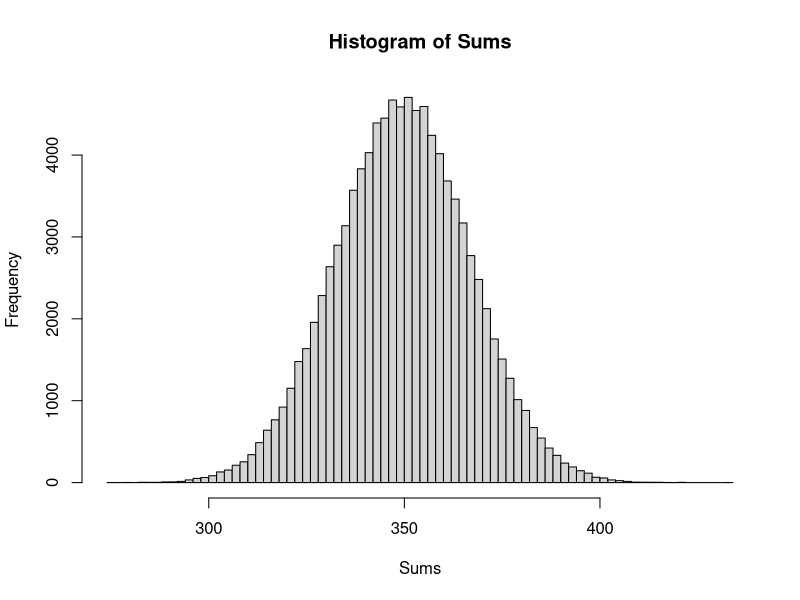

R code for this plot:
## ---- chunk 1
knitr::opts_chunk$set(echo = TRUE)
## ---- chunk 2
Dice = 1:6
Sums=numeric()    # Initialize An Empty Vector
M=100000  # Number of Iterations

for (i in 1:M)
    {
     NewSum=sum(sample(Dice,100,replace=TRUE))
     Sums = c(Sums, NewSum)
     }
## ---- chunk 3
length(Sums[Sums<300])
## ---- chunk 4
length(Sums[Sums>400])
## ---- chunk 5
hist(Sums, breaks=100)
## ---- chunk 6
CrookedDice=c(1,2,3,4,4,5,5,6,6)
sum(sample(CrookedDice,100,replace=TRUE))
